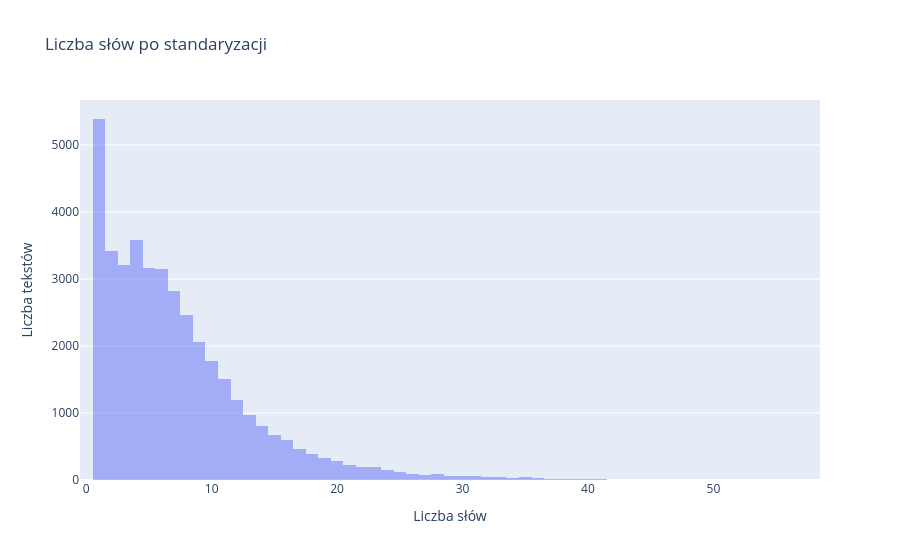

Write notebook code for a chart like this one.
### Code cell
import unicodedata

# usuwa znaki diakrytyczne, np. "café" -> "cafe Przemyśl -> Przemysl"
def to_ascii(text):
    return unicodedata.normalize("NFKD", text).encode("ascii", "ignore").decode("ascii")


df["clean"] = df["text"].str.lower()
# rozwijanie skrótów, np. "don't" -> "do not"
df["clean"] = df["clean"].apply(contractions.fix)
df["clean"] = df["clean"].apply(to_ascii)
df["clean"] = df["clean"].str.replace(r'[^a-z0-9\s]', '', regex=True) # może być to strict

df["clean_word_count"] = df["clean"].str.split().str.len()
fig = px.histogram(
    df,
    x="clean_word_count",
    barmode="overlay",
    title="Liczba słów po standaryzacji",
    labels={"clean_word_count": "Liczba słów"},
)
fig.update_yaxes(title_text="Liczba tekstów")
fig.show()

### Figure 1 — Plotly figure (JSON) as saved in the notebook; plotly's stock layout.template omitted (floating-point values rounded to 4 significant figures; data arrays with more than 128 entries replaced by an {"elided": "..."} marker saying what was removed)
{"data": [{"bingroup": "x", "hovertemplate": "Liczba słów=%{x}<br>count=%{y}<extra></extra>", "legendgroup": "", "marker": {"color": "#636efa", "opacity": 0.5, "pattern": {"shape": ""}}, "name": "", "orientation": "v", "showlegend": false, "type": "histogram", "x": {"elided": "39817 int values"}, "xaxis": "x", "yaxis": "y"}], "layout": {"barmode": "overlay", "legend": {"tracegroupgap": 0}, "title": {"text": "Liczba słów po standaryzacji"}, "xaxis": {"anchor": "y", "domain": [0, 1], "title": {"text": "Liczba słów"}}, "yaxis": {"anchor": "x", "domain": [0, 1], "title": {"text": "Liczba tekstów"}}}}
